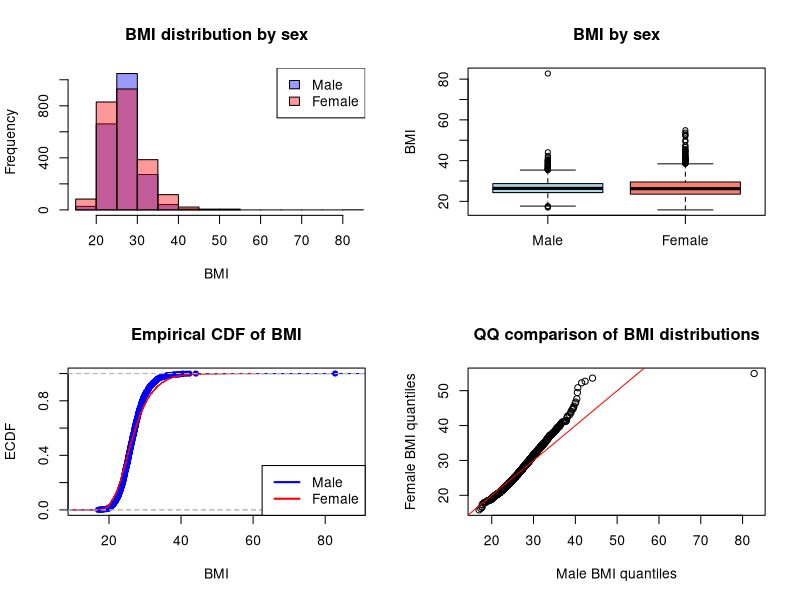

Reproduce this figure in R.
dat <- read.table("data.txt", header = TRUE)

bmi_male <- dat$BMI[dat$SEX == 1]
bmi_female <- dat$BMI[dat$SEX == 2]

bmi_male <- bmi_male[!is.na(bmi_male)]
bmi_female <- bmi_female[!is.na(bmi_female)]

t_res <- t.test(bmi_male, bmi_female)
ks_res <- ks.test(bmi_male, bmi_female)

print(t_res)
print(ks_res)

par(mfrow = c(2, 2))

hist(bmi_male,
  col = rgb(0, 0, 1, 0.4),
  xlim = range(c(bmi_male, bmi_female)),
  main = "BMI distribution by sex",
  xlab = "BMI"
)

hist(bmi_female,
  col = rgb(1, 0, 0, 0.4),
  add = TRUE
)

legend("topright",
  legend = c("Male", "Female"),
  fill = c(rgb(0, 0, 1, 0.4), rgb(1, 0, 0, 0.4))
)

boxplot(bmi_male, bmi_female,
  names = c("Male", "Female"),
  main = "BMI by sex",
  ylab = "BMI",
  col = c("lightblue", "salmon")
)

plot(ecdf(bmi_male),
  col = "blue",
  main = "Empirical CDF of BMI",
  xlab = "BMI",
  ylab = "ECDF"
)

lines(ecdf(bmi_female), col = "red")

legend("bottomright",
  legend = c("Male", "Female"),
  col = c("blue", "red"),
  lwd = 2
)

qqplot(bmi_male, bmi_female,
  xlab = "Male BMI quantiles",
  ylab = "Female BMI quantiles",
  main = "QQ comparison of BMI distributions"
)
abline(0, 1, col = "red")

par(mfrow = c(1, 1))
